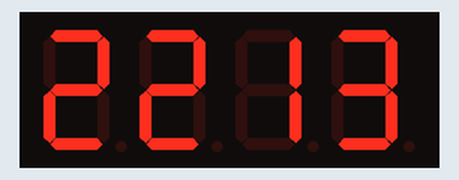
A sketch run on a simulated Arduino Uno, built with avr-gcc and run on an emulated ATmega328P. Parts: 4-digit seven-segment display. The local clock reads 2024-03-15 10:24:30 at power-on unless the sketch sets it.

Above: at 0.1 s.
At 40.1 s:
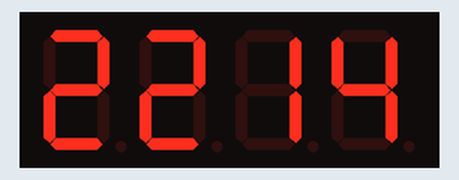
At 100.1 s:
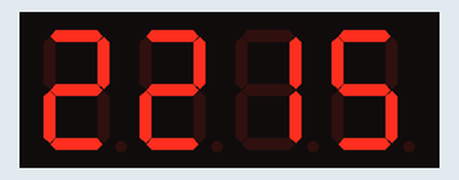

Measured:
- what the display in image 1 shows lasts 60.0 s, from 40.0 s to 100.0 s

The sketch:

basic_clock.ino
```cpp
#include "SevSeg.h"
#include <DS3231.h>

DS3231 clock;
RTCDateTime dt;
SevSeg sevseg;

void setup(){
  Serial.begin(9600);
  clock.begin();
  clock.setDateTime(__DATE__,__TIME__);

  byte numDigits = 4;
  byte digitPins[] = {10, 11, 12, 13};
  byte segmentPins[] = {9, 2, 3, 5, 6, 8, 7, 4};
  bool resistorsOnSegments = true;
  bool updateWithDelaysIn = true;
  byte hardwareConfig = COMMON_CATHODE;

  sevseg.begin(hardwareConfig, numDigits, digitPins, segmentPins, resistorsOnSegments);
  sevseg.setBrightness(90);
}

void loop(){
    dt = clock.getDateTime();

    int result = (dt.hour * 100) + dt.minute;
    sevseg.setNumber(result, -1);
    sevseg.refreshDisplay();
}
```
